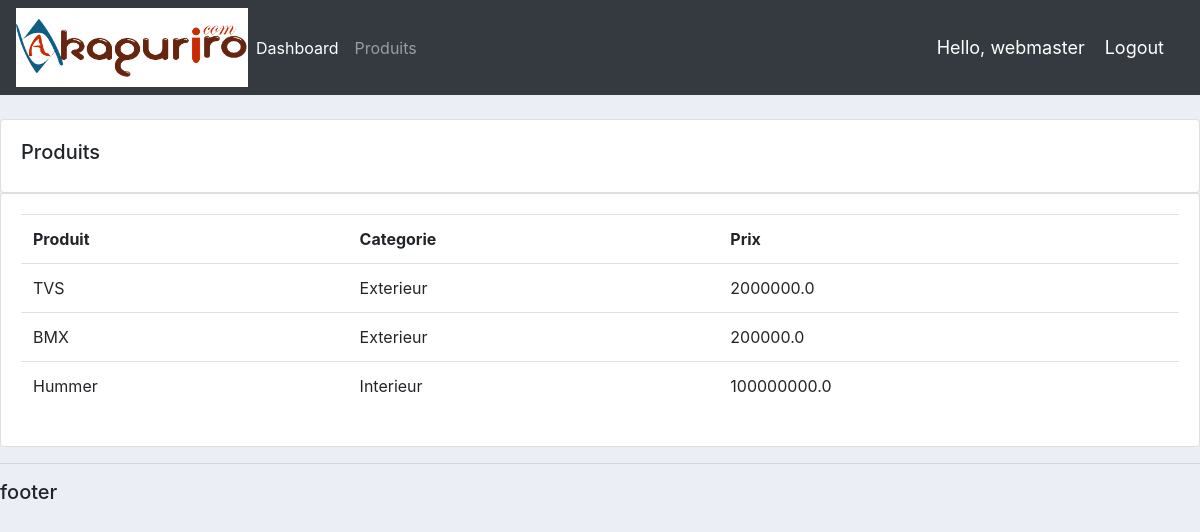
Screenshot of /produit/ (signed in) with the database file from the repository.
### comptes/models.py (models this page shows, shortened)
class Produit(models.Model):
	CATEGORY = (
			('Interieur', 'Interieur'),
			('Exterieur', 'Exterieur'),
			)
	nom = models.CharField(max_length=200, null=True)
	prix = models.FloatField(null=True)
	categorie = models.CharField(max_length=200, null=True, choices=CATEGORY)
	description = models.CharField(max_length=200, null=True, blank=True)
	date_creation = models.DateTimeField(auto_now_add=True, null=True)
	tags = models.ManyToManyField(Tag)

### comptes/decorators.py (the view)
		def wrapper_func(request, *args, **kwargs):
			group = None
			if request.user.groups.exists():
				group = request.user.groups.all()[0].name
			if group in allowed_roles:
				return view_func(request, *args, **kwargs)
			else:
				return HttpResponse('<center><h1>You are not authorized to view this page</h1></center>')

### comptes/views.py (called while the page is built)
@login_required(login_url='login')
@allowed_users(allowed_roles=['admin'])
def produit(request):
    produits = Produit.objects.all()
    return render(request, 'comptes/produit.html', {'produits':produits})

### templates/comptes/produit.html
{% extends 'comptes/main.html' %}
{% block content %}
<br>
<div class="row">
  <div class="col-md">
    <div class="card card-body">
      <h5>Produits</h5>
    </div>
    <div class="card card-body">
      <table class="table">
        <tr>
          <th>Produit</th>
          <th>Categorie</th>
          <th>Prix</th>
        </tr>
        {% for i in produits %}
							<tr>
								<td>{{i.nom}}</td>
								<td>{{i.categorie}}</td>
								<td>{{i.prix}}</td>
							</tr>
						{% endfor %}
      </table>
    </div>
  </div>
</div>
{% endblock %}

### templates/comptes/navbar.html (shortened to what this page needs)
{% load static %}
<nav class="navbar navbar-expand-lg navbar-dark bg-dark">
 <img src="{% static 'images/AKAGURIRO ok_1.png' %}">
  <div class="collapse navbar-collapse" id="navbarNav">
    <ul class="navbar-nav">
      {% if request.user.is_staff %}
      <li class="nav-item active">
        <a class="nav-link" href="{% url 'home' %}">Dashboard</a>
      </li>
      <li class="nav-item">
        <a class="nav-link" href="{% url 'produit' %}">Produits</a>
      </li>
      {% else %}
       <li class="nav-item">
        <a class="nav-link" href="{% url 'compte' %}">Parametres</a>
      </li>
      {% endif %}
    </ul>
  </div>
  <span class="hello-msg">Hello, {{request.user}}</span>
  <span ><a  class="hello-msg" href="{% url 'logout' %}">Logout</a></span>
</nav>

### static/css/main.css (style rules this page uses)
body { background-color: #ebeff5; }
img { vertical-align: middle; border-style: none; width: 232px; background-color: white; }

### templates/comptes/navbar.html (style rules this page uses)
.hello-msg { font-size: 18px; color: #fff; margin-right: 20px; }

### rows the page displays
Produit: nom "TVS", categorie "Exterieur", prix "2000000.0"
Produit: nom "BMX", categorie "Exterieur", prix "200000.0"
Produit: nom "Hummer", categorie "Interieur", prix "100000000.0"

### other values shown
{{ request.user }} "webmaster"
